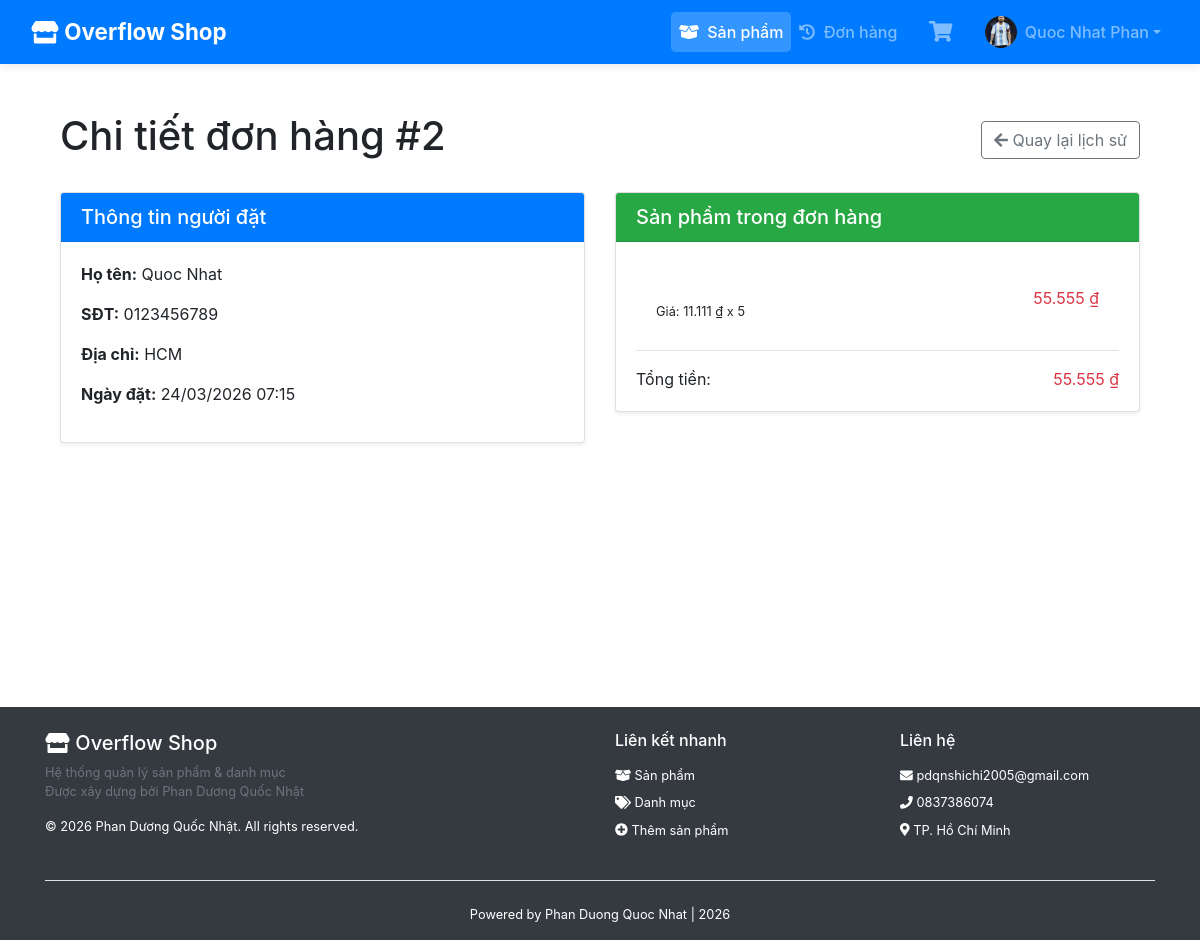
The app's page /Product/orderDetail/2 (signed in) with its own data.
### tables this page shows
CREATE TABLE `orders` (
  `id` int NOT NULL AUTO_INCREMENT,
  `name` varchar(255) NOT NULL,
  `phone` varchar(20) NOT NULL,
  `address` text NOT NULL,
  `created_at` timestamp NULL DEFAULT CURRENT_TIMESTAMP,
  `user_id` int DEFAULT NULL,
  PRIMARY KEY (`id`)
);

CREATE TABLE `order_details` (
  `id` int NOT NULL AUTO_INCREMENT,
  `order_id` int NOT NULL,
  `product_id` int NOT NULL,
  `quantity` int NOT NULL,
  `price` decimal(10,2) NOT NULL,
  PRIMARY KEY (`id`),
  KEY `order_id` (`order_id`),
  CONSTRAINT `order_details_ibfk_1` FOREIGN KEY (`order_id`) REFERENCES `orders` (`id`)
);

### index.php (called while the page is built, shortened)
<?php
require_once 'app/config/database.php';
$url = $_GET['url'] ?? '';
$url = rtrim($url, '/');
$url = filter_var($url, FILTER_SANITIZE_URL);
$url = explode('/', $url);
$action = isset($url[1]) && $url[1] !== '' ? $url[1] : 'index';
$controller = new $controllerName();
call_user_func_array([$controller, $action], array_slice($url, 2));

### app/config/database.php (called while the page is built, shortened)
<?php
class Database
{
    private $host = "localhost";
    private $db_name = "quocnhat_store";
    private $username = "root";
    private $password = "";
    public function getConnection()
    {
        $this->conn = null;
        try {
            $this->conn = new PDO("mysql:host=" . $this->host . ";dbname=" . $this->db_name, $this->username, $this->password);
            $this->conn->exec("set names utf8");
        } catch (PDOException $exception) {
            echo "Connection error: " . $exception->getMessage();
        }
        return $this->conn;
    }
}

### app/models/OrderModel.php (called while the page is built, shortened)
<?php
class OrderModel
{
    private $conn;
    private $table_orders = "orders";
    private $table_details = "order_details";
    public function __construct($db)
    {
        $this->conn = $db;
    }
    public function getOrderById($order_id, $user_id = null)
    {
        $query = "SELECT * FROM " . $this->table_orders . " WHERE id = :id";
        if ($user_id !== null) {
            $query .= " AND user_id = :user_id";
        }
        $stmt = $this->conn->prepare($query);
        $stmt->bindParam(':id', $order_id);
        if ($user_id !== null) {
            $stmt->bindParam(':user_id', $user_id, PDO::PARAM_INT);
        }
        $stmt->execute();
        return $stmt->fetch(PDO::FETCH_OBJ);
    }
    public function getOrderDetails($order_id)
    {
        $query = "SELECT od.*, p.name as product_name, p.image as product_image
                  FROM " . $this->table_details . " od
                  LEFT JOIN product p ON od.product_id = p.id
                  WHERE od.order_id = :order_id";
        $stmt = $this->conn->prepare($query);
        $stmt->bindParam(':order_id', $order_id);
        $stmt->execute();
        return $stmt->fetchAll(PDO::FETCH_OBJ);
    }
}

### app/views/product/orderDetail.php (the view, shortened to what this page needs)
<?php include 'app/views/shares/header.php'; ?>
<div class="container mt-5 mb-5">
    <div class="d-flex justify-content-between align-items-center mb-4">
        <h1>Chi tiết đơn hàng #<?= $order->id ?></h1>
        <a href="/PhanDuongQuocNhat/Product/orderHistory" class="btn btn-outline-secondary">
            <i class="fas fa-arrow-left me-2"></i> Quay lại lịch sử
        </a>
    </div>
    <div class="row">
        <div class="col-lg-6 mb-4">
            <div class="card shadow-sm">
                <div class="card-header bg-primary text-white">
                    <h5 class="mb-0">Thông tin người đặt</h5>
                </div>
                <div class="card-body">
                    <p><strong>Họ tên:</strong> <?= htmlspecialchars($order->name) ?></p>
                    <p><strong>SĐT:</strong> <?= htmlspecialchars($order->phone) ?></p>
                    <p><strong>Địa chỉ:</strong> <?= htmlspecialchars($order->address) ?></p>
                    <p><strong>Ngày đặt:</strong> <?= date('d/m/Y H:i', strtotime($order->created_at)) ?></p>
                </div>
            </div>
        </div>
        <div class="col-lg-6">
            <div class="card shadow-sm">
                <div class="card-header bg-success text-white">
                    <h5 class="mb-0">Sản phẩm trong đơn hàng</h5>
                </div>
                <div class="card-body">
                    <?php if (!empty($details)): ?>
                        <ul class="list-group list-group-flush">
                            <?php foreach ($details as $detail): ?>
                                <li class="list-group-item d-flex justify-content-between align-items-center">
                                    <div class="d-flex align-items-center">
                                        <div>
                                            <strong><?= htmlspecialchars($detail->product_name) ?></strong><br>
                                            <small>Giá: <?= number_format($detail->price, 0, ',', '.') ?> ₫ x <?= $detail->quantity ?></small>
                                        </div>
                                    </div>
                                    <span class="fw-bold text-danger">
                                        <?= number_format($detail->price * $detail->quantity, 0, ',', '.') ?> ₫
                                    </span>
                                </li>
                            <?php endforeach; ?>
                        </ul>
                        <hr>
                        <div class="d-flex justify-content-between fw-bold fs-5">
                            <span>Tổng tiền:</span>
                            <span class="text-danger">
                                <?= number_format(array_sum(array_map(fn($d) => $d->price * $d->quantity, $details)), 0, ',', '.') ?> ₫
                            </span>
                        </div>
                    <?php else: ?>
                        <p class="text-muted">Không có sản phẩm trong đơn hàng này.</p>
                    <?php endif; ?>
                </div>
            </div>
        </div>
    </div>
</div>
<?php include 'app/views/shares/footer.php'; ?>

### records on screen
orders: id "2", name "Quoc Nhat", phone "0123456789", address "HCM", created_at "24/03/2026 07:15"
order_details: price "11.111", quantity "5", $detail->price * $detail->quantity "55.555", array_sum(array_map(fn($d) => $d->price * $d->quantity, $details)) "55.555"

### other values on screen
$_SESSION['fullname'] "Quoc Nhat Phan"
